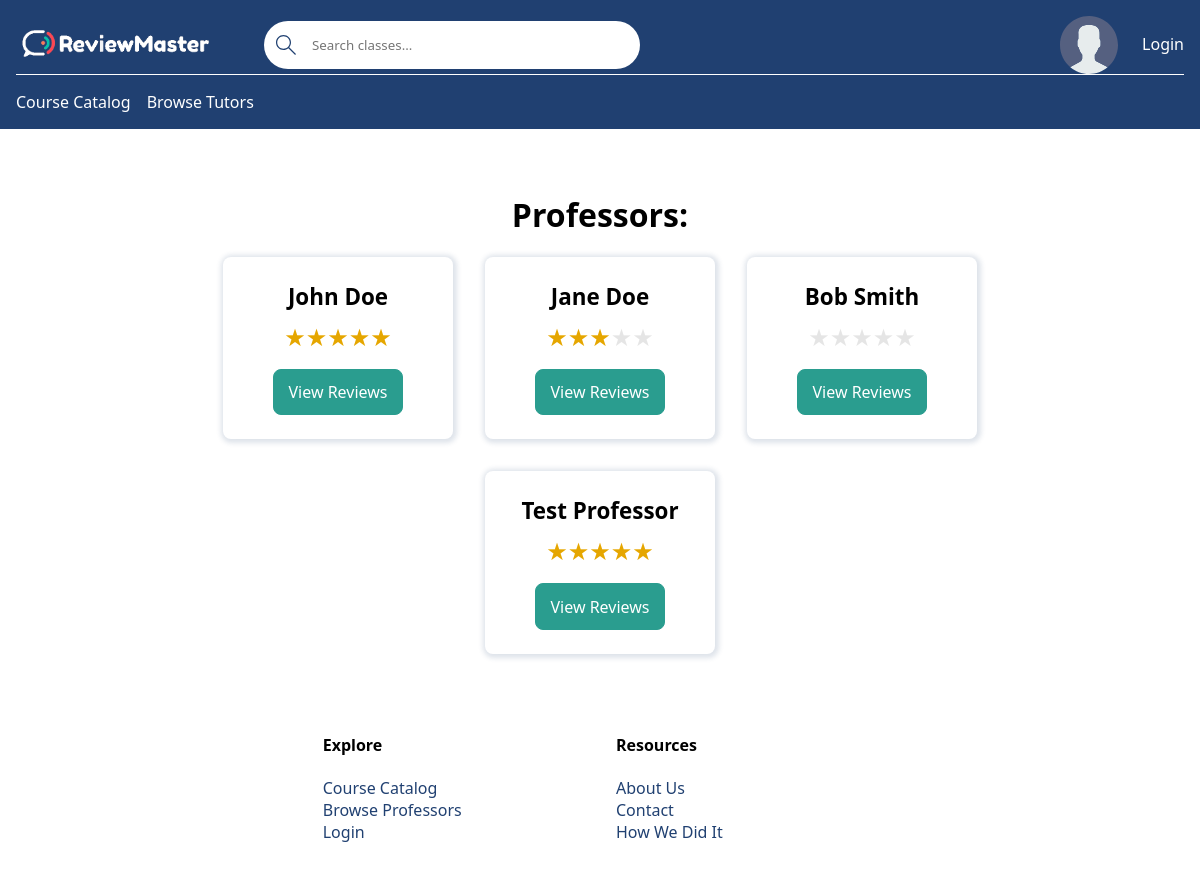
The app's page /professor-list/ with its own data.
### base/models.py (models this page shows, shortened)
class Professor(models.Model):
    name = models.CharField(max_length=100)  # First & Last Name (John Doe)
    avatar = models.ImageField(null=True, default='avatar.svg')
    verified = models.BooleanField(default=False)  # If the professor is verified by email
    user_account = models.OneToOneField(User, on_delete=models.CASCADE, null=True, blank=True)
    def rating(self):
        unflagged = self.review_set.filter(flagged=False)
        count = unflagged.count()
        if count == 0:
            return 'N/A'
        total = sum(review.rating for review in unflagged)
        average = round(total / count, 1)
        return f'{average} / 5'
    def __str__(self):
        if self.user_account and self.user_account.first_name and self.user_account.last_name:
            return f'{self.user_account.first_name} {self.user_account.last_name}'
        elif self.user_account and self.user_account.first_name:
            return f'{self.user_account.first_name}'
        else:
            return self.name

class Review(models.Model):
    professor = models.ForeignKey(Professor, on_delete=models.CASCADE)
    student = models.ForeignKey(User, on_delete=models.CASCADE)
    flagged = models.BooleanField(default=False)
    rating = models.IntegerField()
    course = models.ForeignKey(Course, related_name='course', on_delete=models.SET_NULL, null=True)
    review = models.TextField(null=True, blank=True)
    reply = models.TextField(null=True, blank=True)

### base/views/views_professor.py (the view)
# urls.py: path('professor-list/', professor_list, name = "professor-list"),
def professor_list(request):
    professors = Professor.objects.all()
    context = {
        'professors': professors,
        'reviews': Review.objects.filter()
    }
    return render(request, 'base/professor/professor_list.html', context)

### base/templates/base/professor/professor_list.html
{% extends 'main.html' %}
{% block content %}
<main class="professor-page">
    <h1>Professors:</h1>
    <div class="card-list">
        {% for professor in professors %}
            <div class="card-item">
                <p class="card-name">{{ professor }}</p>
                <p class="container-rating"><span class="star-rating star-rating-{{ professor.rating|slice:":1" }}"></span></p>
                <a class="secondary-button" href="{% url 'professor-reviews' professor.id %}">View Reviews</a>
            </div>
        {% endfor %}
    </div>
</main>
{% endblock content %}

### static/styles/styles.css (style rules this page uses)
:root { --primary-color: #204071; --secondary-color: #2a9d8f; --light-color: #ffffff; --error-color: #ba2d3d; --success-color: #2a9d8f; --dark-gray: #495057; --light-grey: #dee2e6; --star-color: #ffb900; --star-color-hover: gold; --star-color-active: #ea0; }
* { font-family: "Segoe UI", Roboto, Oxygen, Ubuntu, Cantarell, "Open Sans", "Helvetica Neue", sans-serif; margin: 0; padding: 0; box-sizing: border-box; text-rendering: optimizeLegibility; }
main:not(.home) { width: 80%; margin: 4rem auto; }
h1 { margin-bottom: 0.67em; }
a { color: var(--primary-color); text-decoration: none; }
.professor-page, .tutor-page h1 { text-align: center; }
.card-list { display: flex; justify-content: center; flex-wrap: wrap; gap: 2rem; }
.card-item { display: flex; flex-direction: column; align-items: center; gap: 0.5rem; padding: 1.5rem 1rem; width: fit-content; min-width: 230px; text-align: center; border-radius: 1px solid var(--primary-color); border-radius: 0.5rem; box-shadow: 1px 1px 5px 3px rgba(32, 64, 113, 0.15); transition: transform 0.3s ease; }
.card-name { font-size: 1.4rem; font-weight: bold; }
.professor-page .secondary-button { display: inline-block; margin-top: 0.5rem; margin-right: 0; }
.primary-button, .secondary-button { width: fit-content; padding: 0.7rem 0.9rem; border-radius: 0.5rem; font-size: 1rem; color: var(--light-color); }
.secondary-button { border: 1px solid var(--secondary-color); background-color: var(--secondary-color); margin-right: 1rem; }
.container-rating { font-size: 1.5rem; }
.star-rating::before { content: "★★★★★"; }
.star-rating { display: inline-block; background-clip: text; color: rgba(0, 0, 0, 0.1); }
.star-rating-3 { background-image: linear-gradient( to right, var(--star-color) 0%, var(--star-color) 60%, transparent 60%, transparent 100% ); }
.star-rating-5 { background-image: linear-gradient( to right, var(--star-color) 0%, var(--star-color) 100%, transparent 100%, transparent 100% ); }

### records on screen
Professor: user_account+name "John Doe"
Professor: user_account+name "Jane Doe"
Professor: user_account+name "Bob Smith"
Professor: user_account+name "Test Professor"
